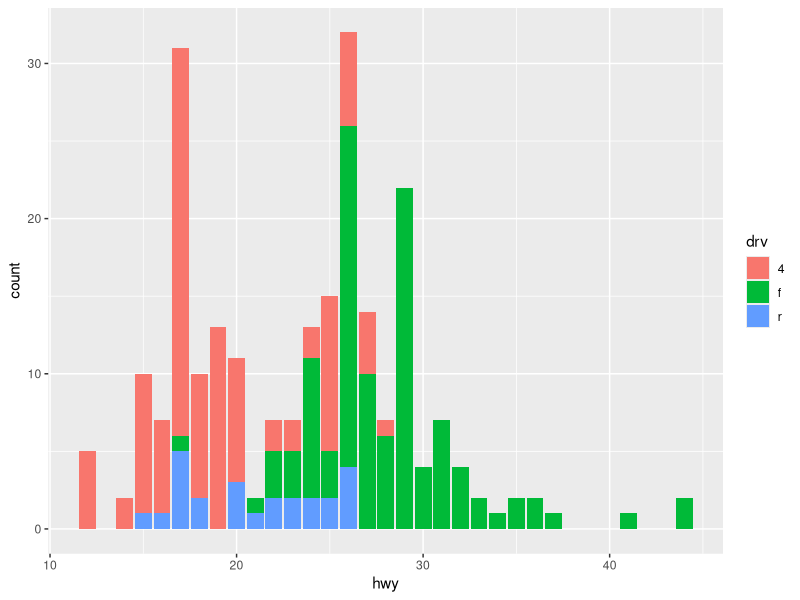

The R source for this figure:
## Git Practice ##

# Patricia Miller
# Jan 18, 2021


library(tidyverse)
ggplot(data=mpg, aes(x=hwy, fill=drv)) + geom_bar()


